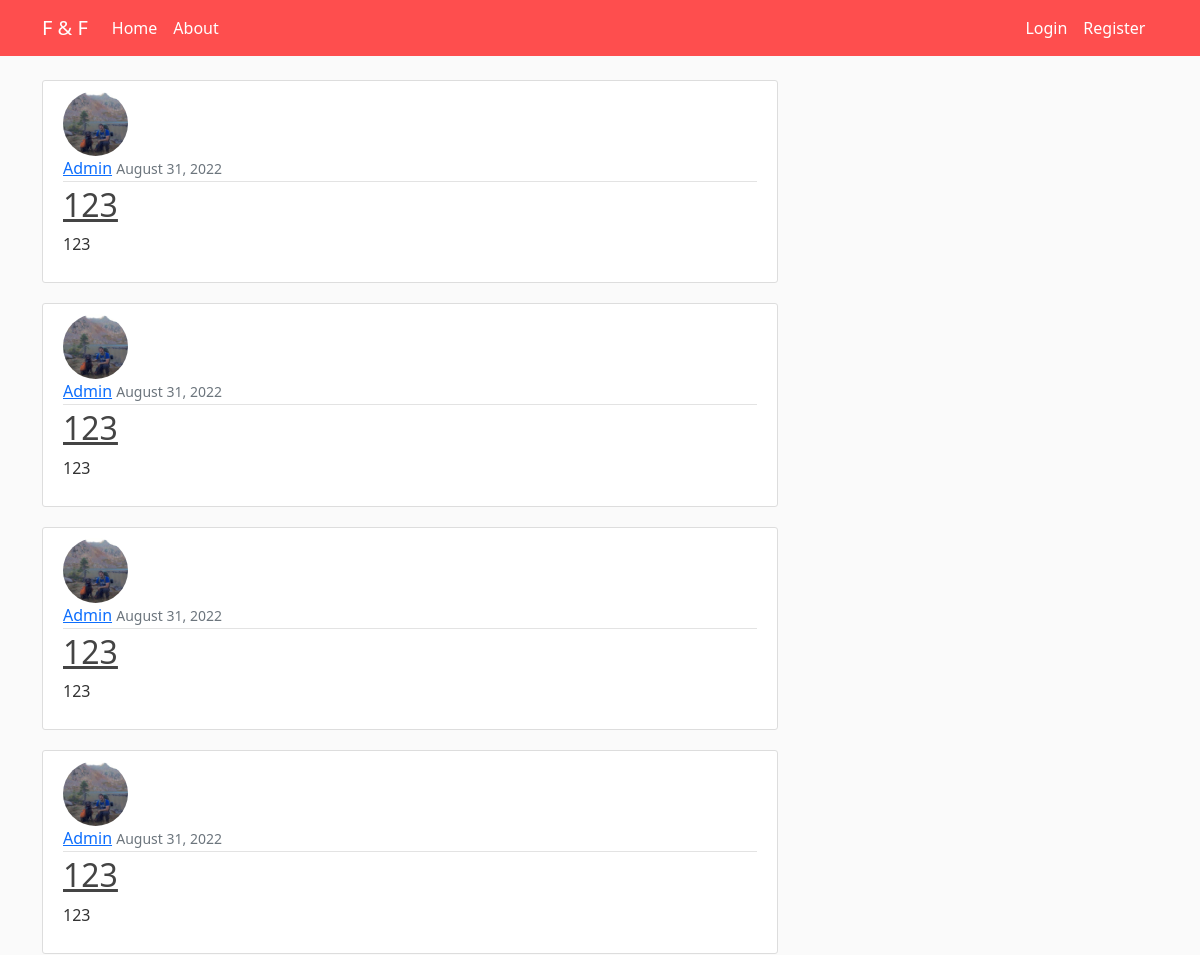
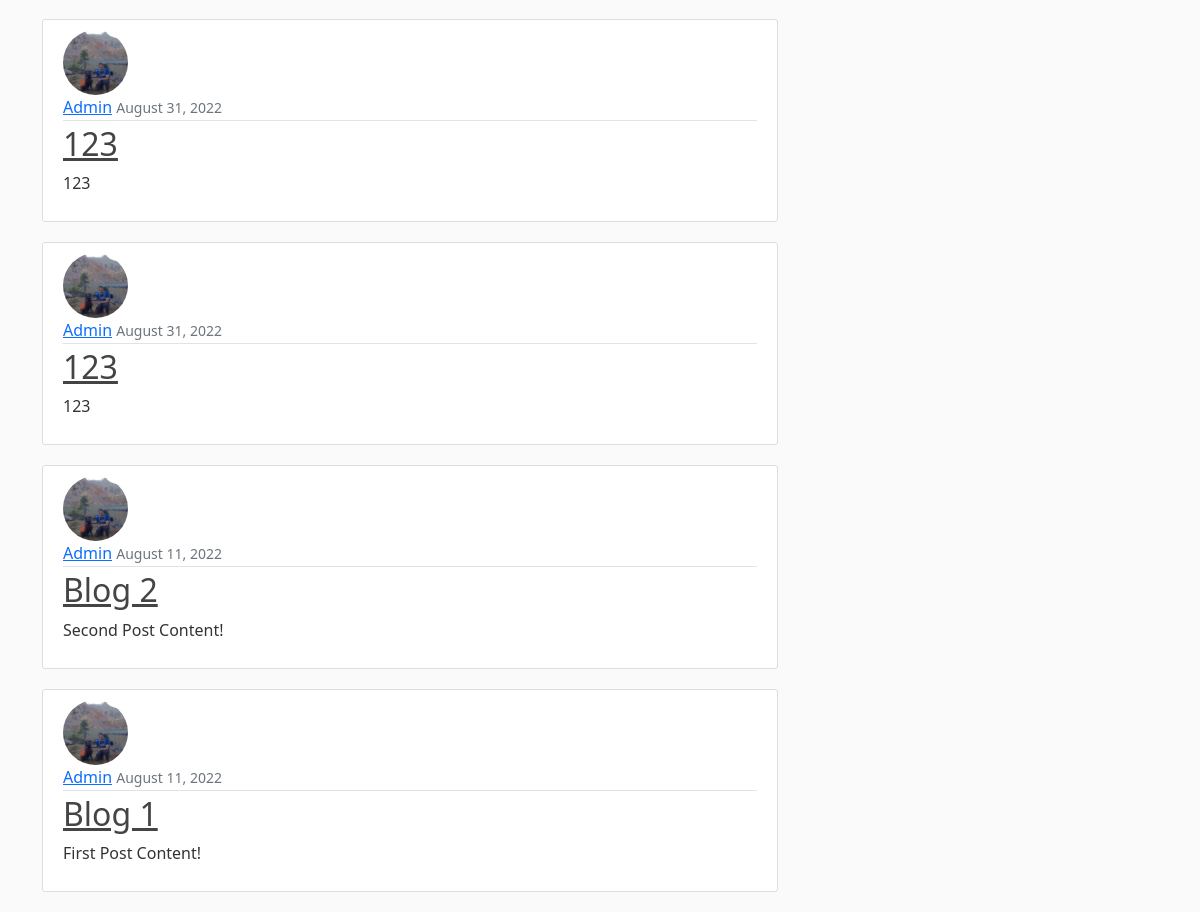
Before: / with the older database file (2 pictures, top to bottom).
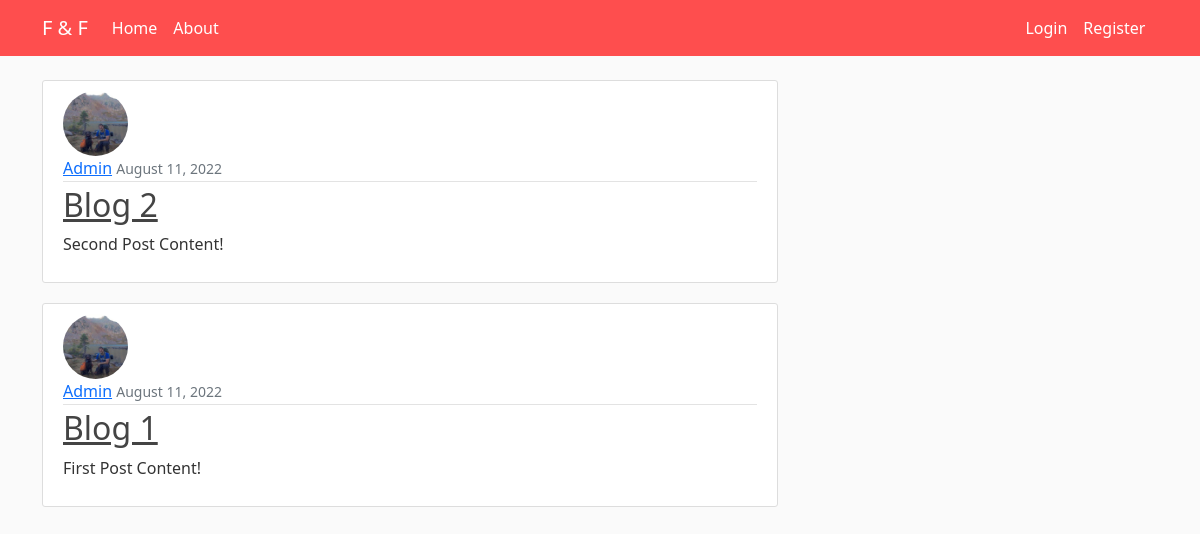
After: the same page with the newer database file.
### Imobil/models.py (models this page shows, shortened)
class Post(models.Model):
    title = models.CharField(max_length=100)
    content = models.TextField()
    date_posted = models.DateTimeField(default=timezone.now)
    author = models.ForeignKey(User, on_delete=models.CASCADE)

### users/models.py (models this page shows, shortened)
class Profile(models.Model):
    user = models.OneToOneField(User, on_delete=models.CASCADE)
    image = models.ImageField(default='default.jpg', upload_to='profile_pics')

### Imobil/views.py (the view)
# urls.py: path('', PostListView.as_view(), name='imobil-home'),
class PostListView(ListView):
    model = Post
    template_name = 'imobil/home.html'
    context_object_name = 'posts'
    ordering = ['-date_posted']

### Imobil/templates/Imobil/home.html
{% extends "Imobil/base.html" %}
{% block content %}
    {% for post in posts %}
    <article class="media content-section">
      <img class="rounded-circle article-img" src="{{ post.author.profile.image.url }}">
        <div class="media-body">
          <div class="article-metadata">
            <a class="mr-2" href="#">{{ post.author }}</a>
            <small class="text-muted">{{ post.date_posted|date:"F d, Y" }}</small>
          </div>
          <h2><a class="article-title" href="{% url 'imobil-detail' post.id %}">{{ post.title }}</a></h2>
          <p class="article-content">{{ post.content }}</p>
        </div>
      </article>
    {% endfor %}
{% endblock content %}

Changed rows visible on the page:
removed Post: author.profile.image (picture), author "Admin", date_posted "August 31, 2022", title "123", content "123"
removed Post: author.profile.image (picture), author "Admin", date_posted "August 31, 2022", title "123", content "123"
removed Post: author.profile.image (picture), author "Admin", date_posted "August 31, 2022", title "123", content "123"
removed Post: author.profile.image (picture), author "Admin", date_posted "August 31, 2022", title "123", content "123"
removed Post: author.profile.image (picture), author "Admin", date_posted "August 31, 2022", title "123", content "123"
removed Post: author.profile.image (picture), author "Admin", date_posted "August 31, 2022", title "123", content "123"
